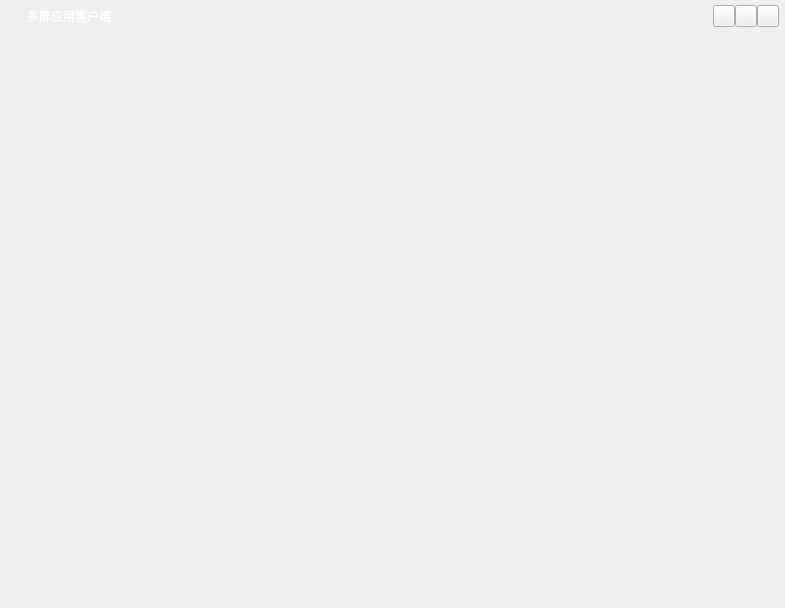
<?xml version="1.0" encoding="UTF-8"?>
<ui version="4.0">
 <class>TitleWidget</class>
 <widget class="QWidget" name="TitleWidget">
  <property name="geometry">
   <rect>
    <x>0</x>
    <y>0</y>
    <width>785</width>
    <height>608</height>
   </rect>
  </property>
  <property name="windowTitle">
   <string>多屏应用客户端</string>
  </property>
  <layout class="QVBoxLayout" name="verticalLayout" stretch="0,1">
   <property name="spacing">
    <number>0</number>
   </property>
   <property name="margin">
    <number>1</number>
   </property>
   <item>
    <widget class="QWidget" name="title" native="true">
     <property name="minimumSize">
      <size>
       <width>0</width>
       <height>30</height>
      </size>
     </property>
     <layout class="QHBoxLayout" name="horizontalLayout">
      <property name="spacing">
       <number>0</number>
      </property>
      <property name="leftMargin">
       <number>10</number>
      </property>
      <property name="topMargin">
       <number>1</number>
      </property>
      <property name="rightMargin">
       <number>5</number>
      </property>
      <property name="bottomMargin">
       <number>1</number>
      </property>
      <item>
       <widget class="QLabel" name="logo">
        <property name="minimumSize">
         <size>
          <width>16</width>
          <height>16</height>
         </size>
        </property>
        <property name="maximumSize">
         <size>
          <width>16</width>
          <height>16</height>
         </size>
        </property>
        <property name="text">
         <string/>
        </property>
       </widget>
      </item>
      <item>
       <widget class="QLabel" name="appName">
        <property name="styleSheet">
         <string notr="true">color: rgb(255, 255, 255);</string>
        </property>
        <property name="text">
         <string>多屏应用客户端</string>
        </property>
       </widget>
      </item>
      <item>
       <spacer name="horizontalSpacer">
        <property name="orientation">
         <enum>Qt::Horizontal</enum>
        </property>
        <property name="sizeHint" stdset="0">
         <size>
          <width>630</width>
          <height>19</height>
         </size>
        </property>
       </spacer>
      </item>
      <item>
       <widget class="QToolButton" name="minBtn">
        <property name="minimumSize">
         <size>
          <width>22</width>
          <height>22</height>
         </size>
        </property>
        <property name="maximumSize">
         <size>
          <width>22</width>
          <height>22</height>
         </size>
        </property>
        <property name="text">
         <string/>
        </property>
       </widget>
      </item>
      <item>
       <widget class="QToolButton" name="maxBtn">
        <property name="minimumSize">
         <size>
          <width>22</width>
          <height>22</height>
         </size>
        </property>
        <property name="maximumSize">
         <size>
          <width>22</width>
          <height>22</height>
         </size>
        </property>
        <property name="text">
         <string/>
        </property>
       </widget>
      </item>
      <item>
       <widget class="QToolButton" name="closeBtn">
        <property name="minimumSize">
         <size>
          <width>22</width>
          <height>22</height>
         </size>
        </property>
        <property name="maximumSize">
         <size>
          <width>22</width>
          <height>22</height>
         </size>
        </property>
        <property name="text">
         <string/>
        </property>
       </widget>
      </item>
     </layout>
    </widget>
   </item>
   <item>
    <widget class="QWidget" name="content" native="true"/>
   </item>
  </layout>
 </widget>
 <resources/>
 <connections/>
</ui>
